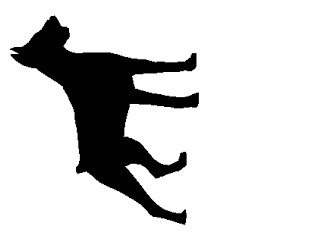
#> input picture Image Processing/Contours/perro1.jpg, 320 x 242 px
$ python 'match shapes.py'   (Python 2 division)   (older library calls are emulated)
#> lines starting #> are read from the running program, lines starting #| are printed output that depends on the picture; after the words box and inside, x2 and y2 are one past the last pixel; in counts of white or black regions, pixels touching at a corner belong together; long printed decimals are rounded
# -*- coding: utf-8 -*-
"""
Created on Mon Sep 21 19:58:43 2015

@author: User
"""

import cv2
import numpy as np

im1 = cv2.imread('perro1.jpg')
#> im1 is the input picture: shape (242, 320, 3); min 0, max 255, mean 212.2
im2 = cv2.imread('perro2.jpg')
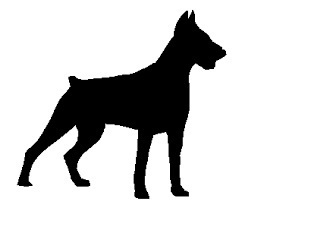
#> input picture Image Processing/Contours/perro2.jpg, 320 x 242 px
#> im2 is the input picture: shape (242, 320, 3); min 0, max 255, mean 212.2
im3 = cv2.imread('estrella1.jpg')
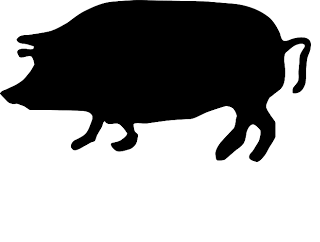
#> input picture Image Processing/Contours/estrella1.jpg, 320 x 242 px
#> im3 is the input picture: shape (242, 320, 3); min 0, max 255, mean 155.3
im4 = cv2.imread('elefante.jpg')
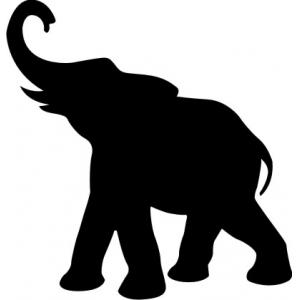
#> input picture Image Processing/Contours/elefante.jpg, 300 x 300 px
#> im4 is the input picture: shape (300, 300, 3); min 0, max 255, mean 148.3

img1 = cv2.cvtColor(im1,cv2.COLOR_BGR2GRAY)
img2 = cv2.cvtColor(im2,cv2.COLOR_BGR2GRAY)
img3 = cv2.cvtColor(im3,cv2.COLOR_BGR2GRAY)
img4 = cv2.cvtColor(im4,cv2.COLOR_BGR2GRAY)

ret, thresh = cv2.threshold(img1, 127, 255,0)
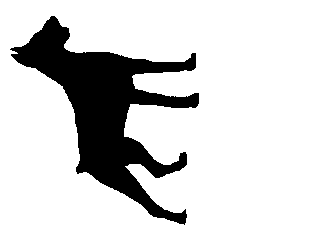
#> thresh: shape (242, 320); 83.3% white; 1 black region, box (x1, y1, x2, y2) and area: (10, 16, 199, 225) 12965
ret, thresh2 = cv2.threshold(img2, 127, 255,0)
#> thresh2: shape (242, 320); 83.3% white; 1 black region, box (x1, y1, x2, y2) and area: (17, 10, 226, 199) 12967
ret, thresh3 = cv2.threshold(img3, 127, 255,0)
#> thresh3: shape (242, 320); 61% white; 1 black region, box (x1, y1, x2, y2) and area: (0, 0, 311, 162) 30210
ret, thresh4 = cv2.threshold(img4, 127, 255,0)
#> thresh4: shape (300, 300); 58.2% white; 1 black region, box (x1, y1, x2, y2) and area: (6, 0, 292, 300) 37625
#erosion sobre las imagenes ya binarias
kernel = np.ones((5,5),np.uint8)
thresh = cv2.erode(thresh,kernel,iterations = 1)
#> thresh: shape (242, 320); 79.9% white; 1 black region, box (x1, y1, x2, y2) and area: (8, 14, 201, 227) 15594
thresh2 = cv2.erode(thresh2,kernel,iterations = 1)
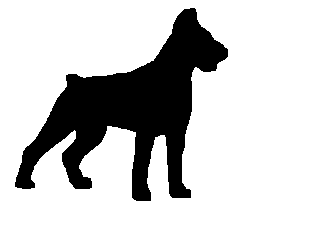
#> thresh2: shape (242, 320); 79.9% white; 1 black region, box (x1, y1, x2, y2) and area: (15, 8, 228, 201) 15597
thresh3 = cv2.erode(thresh3,kernel,iterations = 1)
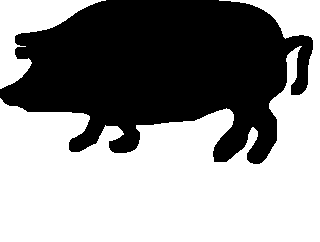
#> thresh3: shape (242, 320); 57.2% white; 1 black region, box (x1, y1, x2, y2) and area: (0, 0, 313, 164) 33156
thresh4 = cv2.erode(thresh4,kernel,iterations = 1)
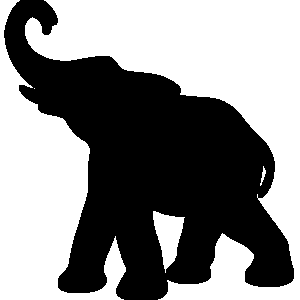
#> thresh4: shape (300, 300); 53.8% white; 1 black region
#Ver las imagenes binarias y erosionadas
cv2.imshow("Img1",thresh)
cv2.imshow("Img2",thresh2)
cv2.imshow("Img3",thresh3)
cv2.imshow("Img4",thresh4)
cv2.waitKey(0)
cv2.destroyAllWindows()

_, contours,hierarchy = cv2.findContours(thresh,2,1)
#> contours = 2 contours; box (x1, y1, x2, y2) and area: (0, 0, 320, 242) 76879, (7, 13, 202, 228) 16086
cnt1 = contours[0]
#> cnt1 = contour of 1120 points, box (x1, y1, x2, y2) (0, 0, 320, 242), area 76879
_, contours,hierarchy = cv2.findContours(thresh2,2,1)
#> contours = 2 contours; box (x1, y1, x2, y2) and area: (0, 0, 320, 242) 76879, (14, 7, 229, 202) 16090
cnt2 = contours[0]
#> cnt2 has the same summary as cnt1
_, contours,hierarchy = cv2.findContours(thresh3,2,1)
#> contours = 2 contours; box (x1, y1, x2, y2) and area: (0, 0, 320, 242) 40022, (0, 0, 106, 89) 3246
cnt3 = contours[0]
#> cnt3 = contour of 1655 points, box (x1, y1, x2, y2) (0, 0, 320, 242), area 40022
_, contours,hierarchy = cv2.findContours(thresh4,2,1)
#> contours = 5 contours, 1 with area under 20; largest, box (x1, y1, x2, y2) and area: (25, 0, 300, 300) 29408, (0, 0, 126, 300) 16677, (153, 211, 185, 273) 1004, (260, 166, 266, 186) 27
cnt4 = contours[0]
#> cnt4 = contour of 147 points, box (x1, y1, x2, y2) (153, 211, 185, 273), area 1004

ret = cv2.matchShapes(cnt1,cnt2,1,0.0)
#> ret = 0
print ret
#| 0.0
ret = cv2.matchShapes(cnt1,cnt3,1,0.0)
#> ret = 0.981
print ret
#| 0.9812
ret = cv2.matchShapes(cnt4,cnt3,1,0.0)
#> ret = 1.01
print ret
#| 1.007
